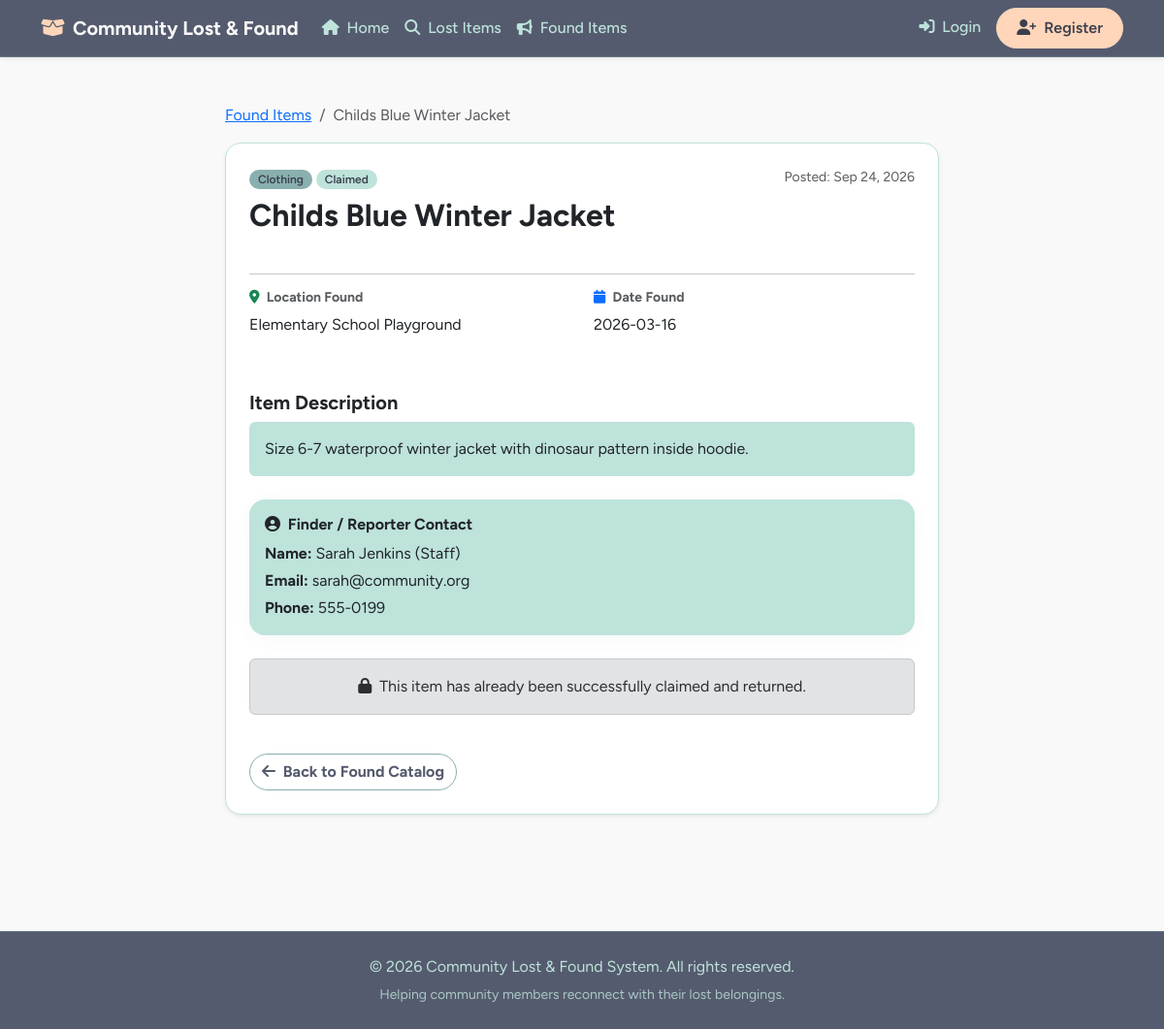
The app's page /found_detail.php?id=4, older data.
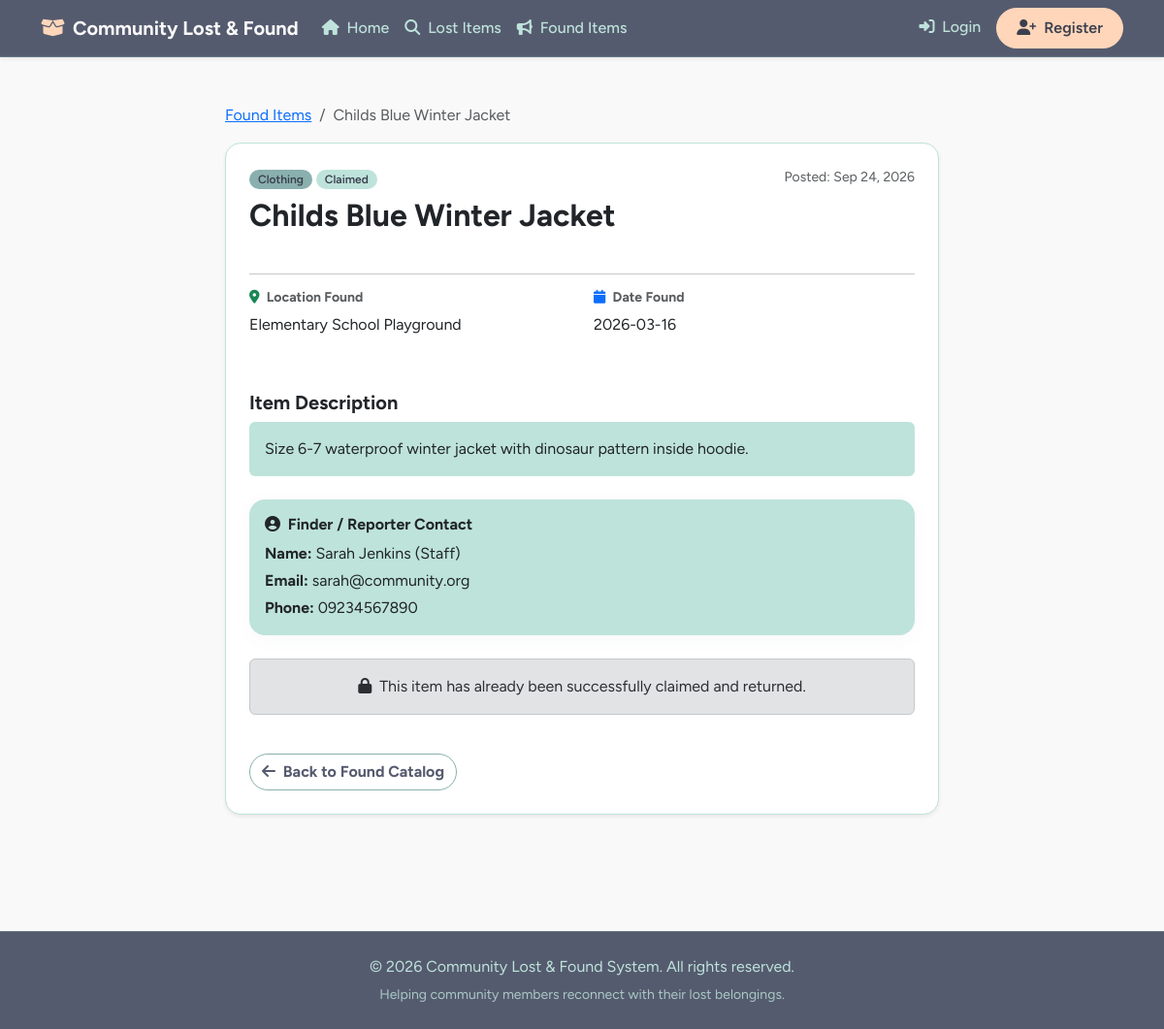
The same page, newer data.
### tables this page shows
CREATE TABLE `found_items` (
  `id` INT AUTO_INCREMENT PRIMARY KEY,
  `user_id` INT NOT NULL,
  `title` VARCHAR(150) NOT NULL,
  `category` VARCHAR(50) NOT NULL,
  `description` TEXT NOT NULL,
  `location_found` VARCHAR(150) NOT NULL,
  `date_found` DATE NOT NULL,
  `image_path` VARCHAR(255) DEFAULT NULL,
  `status` ENUM('Unclaimed', 'Pending Verification', 'Claimed') NOT NULL DEFAULT 'Unclaimed',
  `created_at` TIMESTAMP DEFAULT CURRENT_TIMESTAMP,
  CONSTRAINT `fk_found_user` FOREIGN KEY (`user_id`) REFERENCES `users` (`id`) ON DELETE CASCADE
);

CREATE TABLE `users` (
  `id` INT AUTO_INCREMENT PRIMARY KEY,
  `username` VARCHAR(50) NOT NULL UNIQUE,
  `email` VARCHAR(100) NOT NULL UNIQUE,
  `password` VARCHAR(255) NOT NULL,
  `full_name` VARCHAR(100) NOT NULL,
  `phone` VARCHAR(20) DEFAULT NULL,
  `role` ENUM('admin', 'staff', 'member') NOT NULL DEFAULT 'member',
  `created_at` TIMESTAMP DEFAULT CURRENT_TIMESTAMP
);

### found_detail.php (the view, shortened to what this page needs)
<?php
require_once 'db.php';
$id = intval($_GET['id'] ?? 0);
$stmt = $pdo->prepare("SELECT f.*, u.full_name, u.email, u.phone FROM found_items f JOIN users u ON f.user_id = u.id WHERE f.id = ?");
$stmt->execute([$id]);
$item = $stmt->fetch();
include 'header.php';
?>
<div class="container my-5">
    <div class="row justify-content-center">
        <div class="col-md-8">
            <nav aria-label="breadcrumb" class="mb-3">
                <ol class="breadcrumb">
                    <li class="breadcrumb-item"><a href="found_items.php">Found Items</a></li>
                    <li class="breadcrumb-item active" aria-current="page"><?php echo htmlspecialchars($item['title']); ?></li>
                </ol>
            </nav>
            <div class="card shadow-sm p-4 mb-4">
                <div class="d-flex justify-content-between align-items-start mb-3">
                    <div>
                        <span class="badge bg-success mb-2"><?php echo htmlspecialchars($item['category']); ?></span>
                        <span class="badge bg-<?php echo $item['status'] === 'Unclaimed' ? 'primary' : ($item['status'] === 'Pending Verification' ? 'warning text-dark' : 'secondary'); ?> mb-2"><?php echo htmlspecialchars($item['status']); ?></span>
                        <h2 class="fw-bold"><?php echo htmlspecialchars($item['title']); ?></h2>
                    </div>
                    <span class="text-muted small">Posted: <?php echo date('M d, Y', strtotime($item['created_at'])); ?></span>
                </div>
                <hr>
                <div class="row mb-4">
                    <div class="col-md-6 mb-3">
                        <h6 class="text-muted fw-bold small uppercase"><i class="fa-solid fa-map-marker-alt text-success me-1"></i> Location Found</h6>
                        <p class="fs-6"><?php echo htmlspecialchars($item['location_found']); ?></p>
                    </div>
                    <div class="col-md-6 mb-3">
                        <h6 class="text-muted fw-bold small uppercase"><i class="fa-solid fa-calendar text-primary me-1"></i> Date Found</h6>
                        <p class="fs-6"><?php echo htmlspecialchars($item['date_found']); ?></p>
                    </div>
                </div>
                <div class="mb-4">
                    <h5 class="fw-bold mb-2">Item Description</h5>
                    <div class="p-3 bg-light rounded">
                        <p class="mb-0"><?php echo nl2br(htmlspecialchars($item['description'])); ?></p>
                    </div>
                </div>
                <div class="card bg-light border-0 p-3 mb-4">
                    <h6 class="fw-bold mb-2"><i class="fa-solid fa-user-circle me-1"></i> Finder / Reporter Contact</h6>
                    <p class="mb-1"><strong>Name:</strong> <?php echo htmlspecialchars($item['full_name']); ?></p>
                    <p class="mb-1"><strong>Email:</strong> <?php echo htmlspecialchars($item['email']); ?></p>
                    <p class="mb-0"><strong>Phone:</strong> <?php echo htmlspecialchars($item['phone'] ?? 'Not provided'); ?></p>
                </div>
                <?php if ($item['status'] === 'Claimed'): ?>
                    <div class="alert alert-secondary text-center">
                        <i class="fa-solid fa-lock me-1"></i> This item has already been successfully claimed and returned.
                    </div>
                <?php elseif (!isLoggedIn()): ?>
                    <div class="alert alert-warning text-center">
                        <i class="fa-solid fa-info-circle me-1"></i> Please <a href="login.php" class="fw-bold">Login</a> to file a claim for this found item.
                    </div>
                <?php endif; ?>
                <div class="mt-4">
                    <a href="found_items.php" class="btn btn-outline-secondary fw-bold"><i class="fa-solid fa-arrow-left me-1"></i> Back to Found Catalog</a>
                </div>
            </div>
        </div>
    </div>
</div>
<?php include 'footer.php'; ?>

Row changes from the older to the newer data that the page shows:
changed through a linked row, found_items "Childs Blue Winter Jacket": user.phone "555-0199" → "09234567890"
